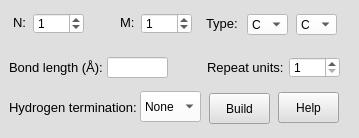
<?xml version="1.0" encoding="UTF-8"?>
<ui version="4.0">
 <class>Form_graphene</class>
 <widget class="QWidget" name="Form_graphene">
  <property name="geometry">
   <rect>
    <x>0</x>
    <y>0</y>
    <width>359</width>
    <height>138</height>
   </rect>
  </property>
  <property name="windowTitle">
   <string>Form</string>
  </property>
  <widget class="QWidget" name="Build_graphen" native="true">
   <property name="geometry">
    <rect>
     <x>-1</x>
     <y>-3</y>
     <width>461</width>
     <height>211</height>
    </rect>
   </property>
   <property name="autoFillBackground">
    <bool>false</bool>
   </property>
   <property name="styleSheet">
    <string notr="true">background-color: rgb(223, 223, 223);</string>
   </property>
   <widget class="QLabel" name="label_chirality_N_graphene">
    <property name="geometry">
     <rect>
      <x>14</x>
      <y>15</y>
      <width>21</width>
      <height>21</height>
     </rect>
    </property>
    <property name="font">
     <font>
      <pointsize>10</pointsize>
     </font>
    </property>
    <property name="text">
     <string>N:</string>
    </property>
   </widget>
   <widget class="QLabel" name="label_repeat_units_graphene">
    <property name="geometry">
     <rect>
      <x>208</x>
      <y>60</y>
      <width>81</width>
      <height>21</height>
     </rect>
    </property>
    <property name="font">
     <font>
      <pointsize>10</pointsize>
     </font>
    </property>
    <property name="text">
     <string>Repeat units:</string>
    </property>
   </widget>
   <widget class="QLabel" name="label_bond_length_graphene">
    <property name="geometry">
     <rect>
      <x>10</x>
      <y>60</y>
      <width>101</width>
      <height>20</height>
     </rect>
    </property>
    <property name="font">
     <font>
      <pointsize>10</pointsize>
     </font>
    </property>
    <property name="text">
     <string>Bond length (Å):</string>
    </property>
   </widget>
   <widget class="QLabel" name="label_type_graphene">
    <property name="geometry">
     <rect>
      <x>207</x>
      <y>16</y>
      <width>41</width>
      <height>21</height>
     </rect>
    </property>
    <property name="font">
     <font>
      <pointsize>10</pointsize>
     </font>
    </property>
    <property name="text">
     <string>Type:</string>
    </property>
   </widget>
   <widget class="QLineEdit" name="lineEdit_bond_length_graphene">
    <property name="geometry">
     <rect>
      <x>108</x>
      <y>60</y>
      <width>61</width>
      <height>21</height>
     </rect>
    </property>
    <property name="styleSheet">
     <string notr="true">background-color: rgb(255, 255, 255);</string>
    </property>
    <property name="clearButtonEnabled">
     <bool>false</bool>
    </property>
   </widget>
   <widget class="QPushButton" name="pushButton_build_graphene">
    <property name="geometry">
     <rect>
      <x>210</x>
      <y>96</y>
      <width>61</width>
      <height>31</height>
     </rect>
    </property>
    <property name="text">
     <string>Build</string>
    </property>
   </widget>
   <widget class="QLabel" name="label_chirality_M_graphene">
    <property name="geometry">
     <rect>
      <x>121</x>
      <y>15</y>
      <width>21</width>
      <height>21</height>
     </rect>
    </property>
    <property name="font">
     <font>
      <pointsize>10</pointsize>
     </font>
    </property>
    <property name="text">
     <string>M:</string>
    </property>
   </widget>
   <widget class="QSpinBox" name="spinBox_chirality_N_graphene">
    <property name="geometry">
     <rect>
      <x>34</x>
      <y>16</y>
      <width>51</width>
      <height>21</height>
     </rect>
    </property>
    <property name="styleSheet">
     <string notr="true">background-color: rgb(255, 255, 255);</string>
    </property>
    <property name="value">
     <number>1</number>
    </property>
   </widget>
   <widget class="QSpinBox" name="spinBox_chirality_M_graphene">
    <property name="geometry">
     <rect>
      <x>142</x>
      <y>16</y>
      <width>51</width>
      <height>21</height>
     </rect>
    </property>
    <property name="styleSheet">
     <string notr="true">background-color: rgb(255, 255, 255);</string>
    </property>
    <property name="value">
     <number>1</number>
    </property>
   </widget>
   <widget class="QSpinBox" name="spinBox_repeat_units_graphene">
    <property name="geometry">
     <rect>
      <x>290</x>
      <y>60</y>
      <width>51</width>
      <height>21</height>
     </rect>
    </property>
    <property name="styleSheet">
     <string notr="true">background-color: rgb(255, 255, 255);</string>
    </property>
    <property name="minimum">
     <number>1</number>
    </property>
   </widget>
   <widget class="QPushButton" name="pushButton_help_build_graphene">
    <property name="geometry">
     <rect>
      <x>279</x>
      <y>95</y>
      <width>61</width>
      <height>31</height>
     </rect>
    </property>
    <property name="text">
     <string>Help</string>
    </property>
   </widget>
   <widget class="QLineEdit" name="lineEdit_diameter_graphene">
    <property name="geometry">
     <rect>
      <x>100</x>
      <y>162</y>
      <width>51</width>
      <height>21</height>
     </rect>
    </property>
    <property name="acceptDrops">
     <bool>false</bool>
    </property>
    <property name="styleSheet">
     <string notr="true"/>
    </property>
    <property name="frame">
     <bool>false</bool>
    </property>
    <property name="clearButtonEnabled">
     <bool>true</bool>
    </property>
   </widget>
   <widget class="QLabel" name="lable_H_termination_graphene">
    <property name="geometry">
     <rect>
      <x>10</x>
      <y>100</y>
      <width>131</width>
      <height>21</height>
     </rect>
    </property>
    <property name="font">
     <font>
      <pointsize>10</pointsize>
     </font>
    </property>
    <property name="text">
     <string>Hydrogen termination:</string>
    </property>
   </widget>
   <widget class="QComboBox" name="comboBox_H_termination_graphene">
    <property name="geometry">
     <rect>
      <x>141</x>
      <y>94</y>
      <width>61</width>
      <height>31</height>
     </rect>
    </property>
    <property name="styleSheet">
     <string notr="true">background-color: rgb(255, 255, 255);</string>
    </property>
    <item>
     <property name="text">
      <string>None</string>
     </property>
    </item>
    <item>
     <property name="text">
      <string>All</string>
     </property>
    </item>
   </widget>
   <widget class="QLineEdit" name="lineEdit_length_nanotube">
    <property name="geometry">
     <rect>
      <x>227</x>
      <y>162</y>
      <width>51</width>
      <height>21</height>
     </rect>
    </property>
    <property name="acceptDrops">
     <bool>false</bool>
    </property>
    <property name="styleSheet">
     <string notr="true"/>
    </property>
    <property name="frame">
     <bool>false</bool>
    </property>
    <property name="clearButtonEnabled">
     <bool>true</bool>
    </property>
   </widget>
   <widget class="QComboBox" name="comboBox_type2_graphene">
    <property name="geometry">
     <rect>
      <x>297</x>
      <y>17</y>
      <width>41</width>
      <height>21</height>
     </rect>
    </property>
    <property name="styleSheet">
     <string notr="true">background-color: rgb(255, 255, 255);</string>
    </property>
    <item>
     <property name="text">
      <string>C</string>
     </property>
    </item>
    <item>
     <property name="text">
      <string>B</string>
     </property>
    </item>
    <item>
     <property name="text">
      <string>Al</string>
     </property>
    </item>
   </widget>
   <widget class="QComboBox" name="comboBox_type1_graphene">
    <property name="geometry">
     <rect>
      <x>248</x>
      <y>17</y>
      <width>41</width>
      <height>21</height>
     </rect>
    </property>
    <property name="styleSheet">
     <string notr="true">background-color: rgb(255, 255, 255);</string>
    </property>
    <item>
     <property name="text">
      <string>C</string>
     </property>
    </item>
    <item>
     <property name="text">
      <string>N</string>
     </property>
    </item>
    <item>
     <property name="text">
      <string>P</string>
     </property>
    </item>
   </widget>
  </widget>
 </widget>
 <resources/>
 <connections/>
</ui>
